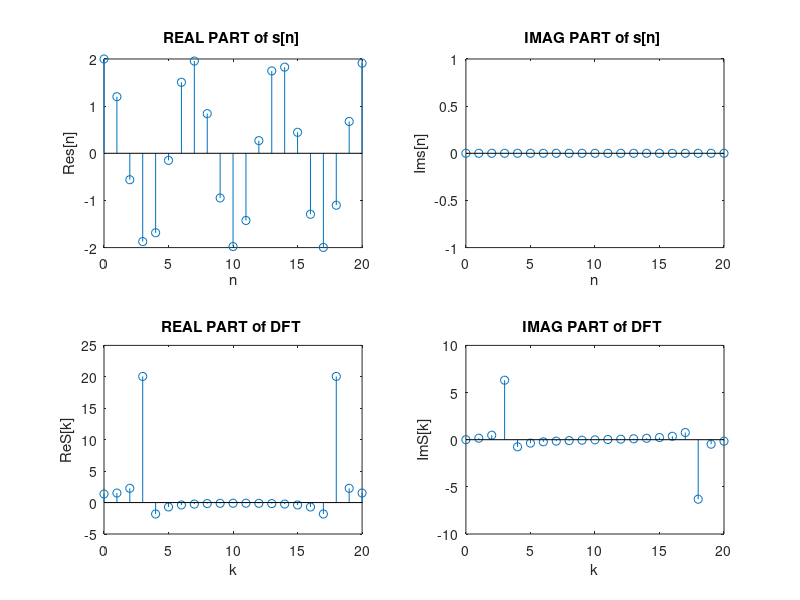

Write MATLAB code to recreate this figure.

A=2.0;
f_0=1/21;
f_0=3.1*f_0;
nn=0:20;
fi=pi/2;

s=A*sin(2*pi*f_0*nn + fi);

S=fft(s);

kk=nn;

subplot(221)
stem(nn,real(s))
title( 'REAL PART of s[n] ' ) , xlabel( 'n'), ylabel('Re{s[n]}')

subplot(222)
stem(nn,imag(s))
title( 'IMAG PART of s[n] ' ) , xlabel( 'n'), ylabel('Im{s[n]}')

subplot(223)
stem(kk,real(S))
title( 'REAL PART of DFT ' ) , xlabel( 'k'), ylabel('Re{S[k]}')

subplot(224)
stem(kk,imag(S))
title( 'IMAG PART of DFT ' ) , xlabel( 'k'), ylabel('Im{S[k]}')
